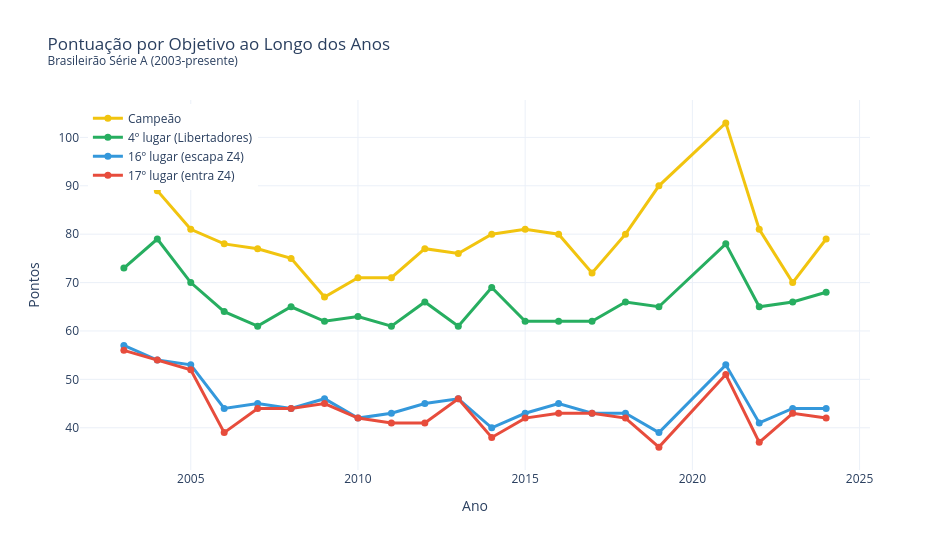

Source (notebook cell):
### Code cell
# Gráfico principal: faixas de pontuação ao longo dos anos
fig = go.Figure()

cores = {"Campeão": "#f1c40f", "4º lugar (Libertadores)": "#27ae60",
         "16º lugar (escapa Z4)": "#3498db", "17º lugar (entra Z4)": "#e74c3c"}

for col, cor in cores.items():
    fig.add_trace(go.Scatter(
        x=df_pts["ano"], y=df_pts[col],
        mode="lines+markers", name=col,
        line=dict(color=cor, width=3),
        marker=dict(size=7),
        hovertemplate=f"{col}<br>%{{x}}: %{{y}} pts<extra></extra>"
    ))

fig.update_layout(
    title="Pontuação por Objetivo ao Longo dos Anos<br><sup>Brasileirão Série A (2003-presente)</sup>",
    xaxis_title="Ano",
    yaxis_title="Pontos",
    template="plotly_white",
    width=950,
    height=550,
    legend=dict(x=0.01, y=0.99)
)

fig.show()
fig.write_html("../charts/pontuacao_objetivos.html", include_plotlyjs="cdn")
print("Gráfico exportado: charts/pontuacao_objetivos.html")

### Figure 1 — Plotly figure (JSON) as saved in the notebook; plotly's stock layout.template omitted (floating-point values rounded to 4 significant figures)
{"data": [{"hovertemplate": "Campeão<br>%{x}: %{y} pts<extra></extra>", "line": {"color": "#f1c40f", "width": 3}, "marker": {"size": 7}, "mode": "lines+markers", "name": "Campeão", "type": "scatter", "x": [2003, 2004, 2005, 2006, 2007, 2008, 2009, 2010, 2011, 2012, 2013, 2014, 2015, 2016, 2017, 2018, 2019, 2021, 2022, 2023, 2024], "y": [100, 89, 81, 78, 77, 75, 67, 71, 71, 77, 76, 80, 81, 80, 72, 80, 90, 103, 81, 70, 79]}, {"hovertemplate": "4º lugar (Libertadores)<br>%{x}: %{y} pts<extra></extra>", "line": {"color": "#27ae60", "width": 3}, "marker": {"size": 7}, "mode": "lines+markers", "name": "4º lugar (Libertadores)", "type": "scatter", "x": [2003, 2004, 2005, 2006, 2007, 2008, 2009, 2010, 2011, 2012, 2013, 2014, 2015, 2016, 2017, 2018, 2019, 2021, 2022, 2023, 2024], "y": [73, 79, 70, 64, 61, 65, 62, 63, 61, 66, 61, 69, 62, 62, 62, 66, 65, 78, 65, 66, 68]}, {"hovertemplate": "16º lugar (escapa Z4)<br>%{x}: %{y} pts<extra></extra>", "line": {"color": "#3498db", "width": 3}, "marker": {"size": 7}, "mode": "lines+markers", "name": "16º lugar (escapa Z4)", "type": "scatter", "x": [2003, 2004, 2005, 2006, 2007, 2008, 2009, 2010, 2011, 2012, 2013, 2014, 2015, 2016, 2017, 2018, 2019, 2021, 2022, 2023, 2024], "y": [57, 54, 53, 44, 45, 44, 46, 42, 43, 45, 46, 40, 43, 45, 43, 43, 39, 53, 41, 44, 44]}, {"hovertemplate": "17º lugar (entra Z4)<br>%{x}: %{y} pts<extra></extra>", "line": {"color": "#e74c3c", "width": 3}, "marker": {"size": 7}, "mode": "lines+markers", "name": "17º lugar (entra Z4)", "type": "scatter", "x": [2003, 2004, 2005, 2006, 2007, 2008, 2009, 2010, 2011, 2012, 2013, 2014, 2015, 2016, 2017, 2018, 2019, 2021, 2022, 2023, 2024], "y": [56, 54, 52, 39, 44, 44, 45, 42, 41, 41, 46, 38, 42, 43, 43, 42, 36, 51, 37, 43, 42]}], "layout": {"height": 550, "legend": {"x": 0.01, "y": 0.99}, "title": {"text": "Pontuação por Objetivo ao Longo dos Anos<br><sup>Brasileirão Série A (2003-presente)</sup>"}, "width": 950, "xaxis": {"title": {"text": "Ano"}}, "yaxis": {"title": {"text": "Pontos"}}}}
